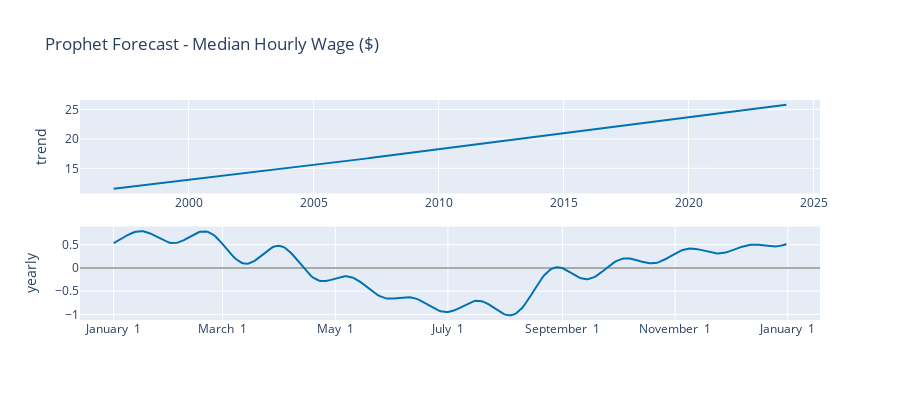

Notebook code cell kept with this figure:
### Code cell
# Generate plot
fig = plot_components_plotly(optimized_model, forecast)

# Add title and labels
fig.update_layout(
    title="Prophet Forecast - Median Hourly Wage ($)",     
    font=dict(size=12),                      
)       

# Show plot
fig.show()

### Figure 1 — Plotly figure (JSON) as saved in the notebook; plotly's stock layout.template omitted (floating-point values rounded to 4 significant figures; data arrays with more than 128 entries replaced by an {"elided": "..."} marker saying what was removed)
{"data": [{"line": {"color": "#0072B2", "width": 2}, "mode": "lines", "name": "trend", "type": "scatter", "x": {"elided": "324 str values"}, "xaxis": "x", "y": {"elided": "324 float values"}, "yaxis": "y"}, {"line": {"color": "rgba(0, 114, 178, 0.2)", "width": 0}, "mode": "lines", "name": "trend_upper", "type": "scatter", "x": {"elided": "324 str values"}, "xaxis": "x", "y": {"elided": "324 float values"}, "yaxis": "y"}, {"fill": "tonexty", "fillcolor": "rgba(0, 114, 178, 0.2)", "line": {"color": "rgba(0, 114, 178, 0.2)", "width": 0}, "mode": "lines", "name": "trend_lower", "type": "scatter", "x": {"elided": "324 str values"}, "xaxis": "x", "y": {"elided": "324 float values"}, "yaxis": "y"}, {"line": {"color": "#0072B2", "width": 2}, "mode": "lines", "name": "yearly", "type": "scatter", "x": {"elided": "365 str values"}, "xaxis": "x2", "y": {"elided": "365 float values"}, "yaxis": "y2"}], "layout": {"font": {"size": 12}, "height": 400, "showlegend": false, "title": {"text": "Prophet Forecast - Median Hourly Wage ($)"}, "width": 900, "xaxis": {"anchor": "y", "domain": [0, 1], "range": ["1995-08-28T13:12:00", "2025-04-04T10:48:00"], "type": "date"}, "xaxis2": {"anchor": "y2", "domain": [0, 1], "range": ["2016-12-13T18:54:02.958904115", "2018-01-18T11:04:57.863013581"], "tickformat": "%B %e", "type": "date"}, "yaxis": {"anchor": "x", "domain": [0.575, 1], "rangemode": "normal", "title": {"text": "trend"}, "zerolinecolor": "#AAA"}, "yaxis2": {"anchor": "x2", "domain": [0, 0.425], "title": {"text": "yearly"}, "zerolinecolor": "#AAA"}}}
